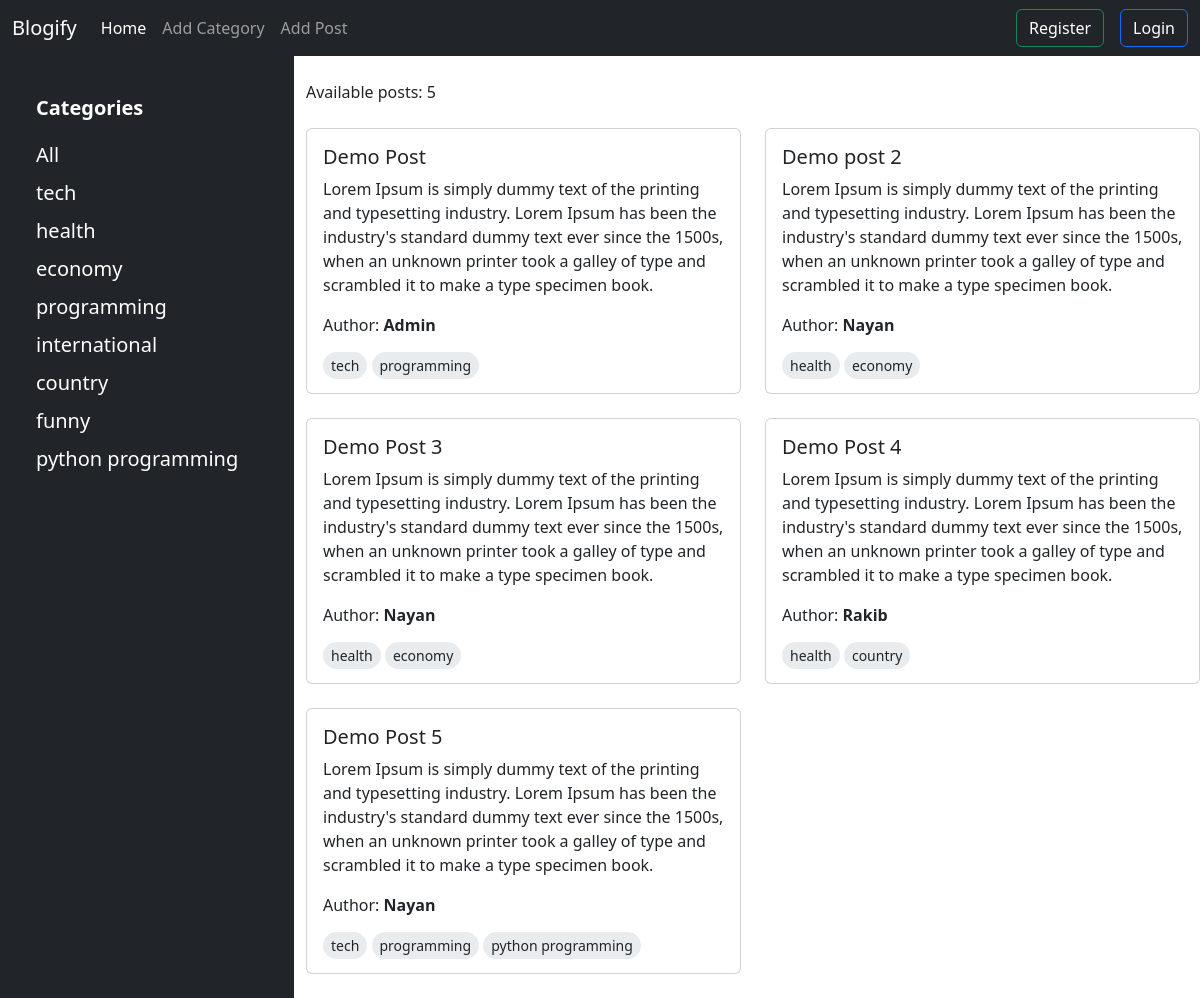
The page / on the database its author committed.
### categories/models.py (models this page shows)
class Category(models.Model):
    name = models.CharField(max_length=50)
    slug = models.SlugField(max_length=100, null = True, blank = True, unique = True)
    def __str__(self):
        return self.name

### posts/models.py (models this page shows, shortened)
class Post(models.Model):
    title = models.CharField(max_length=100)
    content = models.TextField()
    categories = models.ManyToManyField(Category)
    author = models.ForeignKey(User, on_delete=models.CASCADE)

### blog_project/views.py (the view)
# urls.py: 2. Add a URL to urlpatterns:  path('', views.home, name='home')
def home (req, category_slug = None):
    posts = Post.objects.all()
    if category_slug is not None:
        category = Category.objects.get(slug = category_slug)
        posts = Post.objects.filter(categories = category)
    categories = Category.objects.all()
    return render (req, 'index.html', {'posts': posts, 'categories': categories})

### templates/index.html (shortened to what this page needs)
{% extends "base.html" %}
{% load static %}
{% block content %}
<div class="row g-4">
    <div class="col-sm-3 bg-dark px-5 py-4" style="min-height: 100vh;">
      <h5 class="my-3 text-white fw-bold text-danger">Categories</h5>
      <a href={% url "home" %} class="text-white my-1 d-inline-block fs-5 text-decoration-none">All</a><br>
      {% for cat in categories %}
        <a href={% url "category_wise_post" cat.slug %} class="text-white my-1 d-inline-block fs-5 text-decoration-none">{{ cat }}</a><br>
      {% endfor %}
    </div>
    <div class="col-sm-9">
      <div class="row g-4 mb-4">
        {% if posts %}
          <p class="mt-5 mb-0">Available posts: {{ posts | length }}</p>
            {% for post in posts %}
            <div class="col-sm-6 mb-3 mb-sm-0">
              <div class="card">
                <div class="card-body">
                  <h5 class="card-title">{{ post.title }}</h5>
                  <p class="card-text">{{ post.content }}</p>
                  <p>Author: <strong>{{ post.author | capfirst }}</strong></p>
                  {% for cat in post.categories.all %}
                    <span class="bg-body-secondary small rtiary px-2 py-1 rounded-pill">{{cat.name}}</span>
                  {% endfor %}
                </div>
              </div>
            </div>
            {% endfor %}
        {% else %}
        <p class="mt-5 mb-0">No post available.</p>
        {% endif %}
      </div>
    </div>
</div>
{% endblock content %}

### templates/base.html (shortened to what this page needs)
<!doctype html>
<html lang="en">
  <head>
    <link href="https://cdn.jsdelivr.net/npm/bootstrap@5.3.2/dist/css/bootstrap.min.css" rel="stylesheet">
  </head>
  <body>
    <nav class="navbar navbar-expand-lg bg-dark text-white" data-bs-theme="dark">
        <div class="container-fluid">
          <a class="navbar-brand" href="#">Blogify</a>
          <div class="collapse navbar-collapse" id="navbarSupportedContent">
            <ul class="navbar-nav me-auto mb-2 mb-lg-0">
              <li class="nav-item">
                <a class="nav-link active" aria-current="page" href={% url "home" %}>Home</a>
              </li>
              <li class="nav-item">
                <a class="nav-link" href={% url "add_category" %}>Add Category</a>
              </li>
              <li class="nav-item">
                <a class="nav-link" href={% url "add_post" %}>Add Post</a>
              </li>
            </ul>
            <form class="d-flex" role="search">
                {% if request.user.is_authenticated %}
                  <a class="btn btn-outline-success text-white mx-3" href={% url "profile" %}>Profile</a>
                  <a class="btn btn-outline-danger text-white" href={% url "logout" %}>Logout</a>
                {% else %}
                  <a class="btn btn-outline-success text-white mx-3" href={% url "register" %}>Register</a>
                  <a class="btn btn-outline-primary text-white" href={% url "login" %}>Login</a>
                {% endif %}
            </form>
          </div>
        </div>
    </nav>
    {% block content %}{% endblock content %}
  </body>
</html>

### rows shown on the page
Category: name "tech"
Category: name "health"
Category: name "economy"
Category: name "programming"
Category: name "international"
Category: name "country"
Category: name "funny"
Category: name "python programming"
Post: title "Demo Post", content "Lorem Ipsum is simply dummy text of the printing and typesetting industry. Lorem Ipsum has been the industry's standard dummy text ever since the 1500s, when an unknown printer took a galley of type and scrambled it to make a type specimen book.", author "Admin"
Post: title "Demo post 2", content "Lorem Ipsum is simply dummy text of the printing and typesetting industry. Lorem Ipsum has been the industry's standard dummy text ever since the 1500s, when an unknown printer took a galley of type and scrambled it to make a type specimen book.", author "Nayan"
Post: title "Demo Post 3", content "Lorem Ipsum is simply dummy text of the printing and typesetting industry. Lorem Ipsum has been the industry's standard dummy text ever since the 1500s, when an unknown printer took a galley of type and scrambled it to make a type specimen book.", author "Nayan"
Post: title "Demo Post 4", content "Lorem Ipsum is simply dummy text of the printing and typesetting industry. Lorem Ipsum has been the industry's standard dummy text ever since the 1500s, when an unknown printer took a galley of type and scrambled it to make a type specimen book.", author "Rakib"
Post: title "Demo Post 5", content "Lorem Ipsum is simply dummy text of the printing and typesetting industry. Lorem Ipsum has been the industry's standard dummy text ever since the 1500s, when an unknown printer took a galley of type and scrambled it to make a type specimen book.", author "Nayan"

### other values the page prints
{{ posts | length }} "5"
